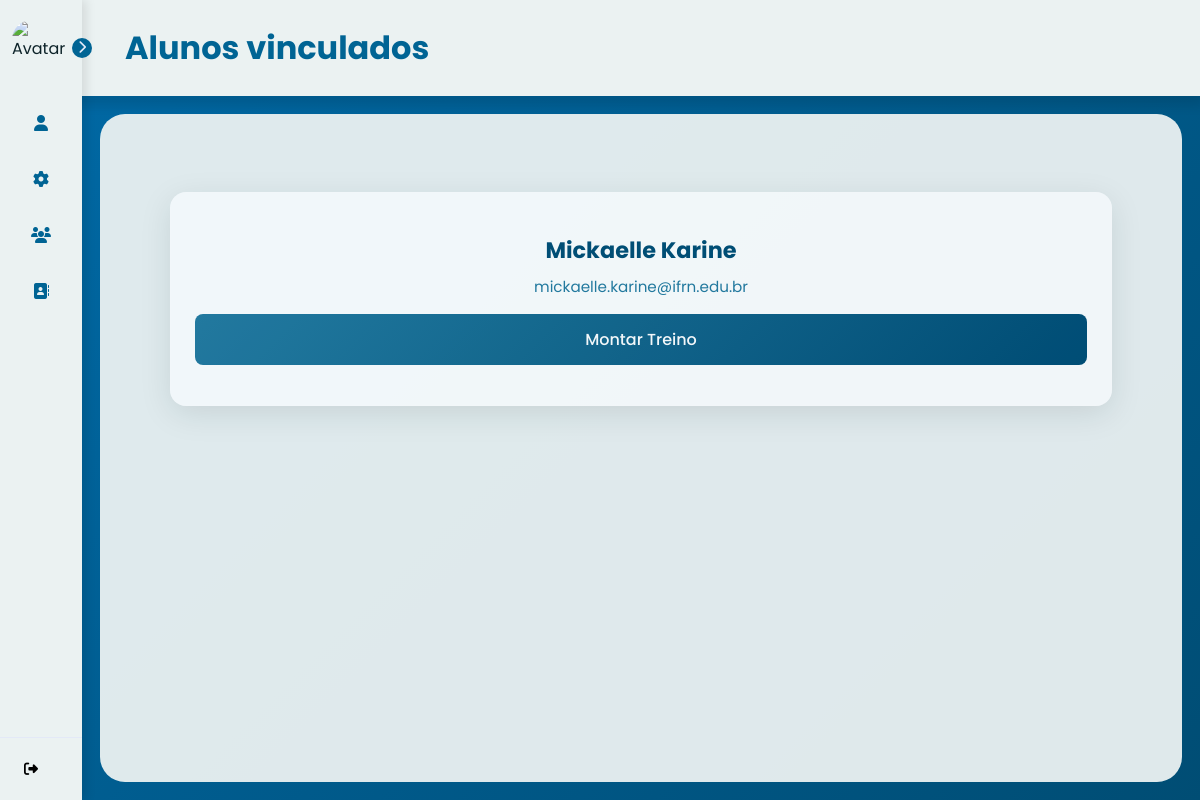
Page /seus_alunos (signed in) on the earlier database version.
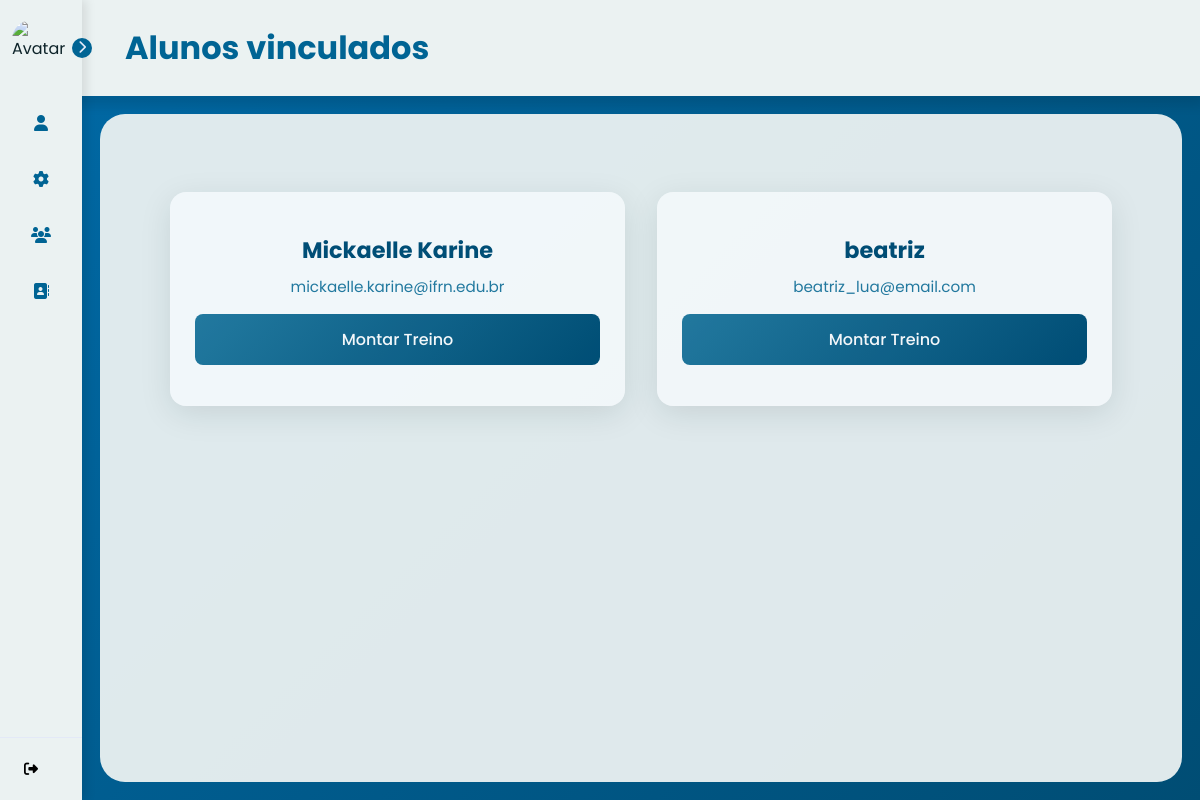
Same page on the later database version.
### tables this page shows
CREATE TABLE users (
    use_id INTEGER PRIMARY KEY AUTOINCREMENT,
    use_nome TEXT NOT NULL,
    use_senha TEXT NOT NULL,
    use_email TEXT NOT NULL,
    use_telefone TEXT NOT NULL,
    use_data_nascimento DATE NOT NULL,
    use_genero TEXT NOT NULL,
    use_tipo_usuario TEXT NOT NULL,
    use_dias_treino INT,
    use_horario_treino TIME,
    use_dias_trabalho INT ,
    use_horario_trabalho TIME,
    use_idade INT,
    use_peso FLOAT,
    use_altura FLOAT,
    use_imagem BLOB,
    use_foco_treino VARCHAR(90), /*foco do treino que o aluno quer desenvolver*/
    use_tipo_treino VARCHAR(90), /*tipo do treino que o personal gosta de ensinar*/
    use_contador INTEGER DEFAULT 0
);

### controllers/ProfileController.py (the view)
@profile_bp.route('/seus_alunos', methods=['GET', 'POST'])
@login_required
def seus_alunos():
    conn = obter_conexao()
    alunos = conn.execute('''
        SELECT u.use_id, u.use_nome, u.use_email
        FROM aluno_personal ap
        JOIN users u ON ap.aluno_id = u.use_id
        WHERE ap.personal_id = ?
    ''', (current_user.id,)).fetchall()
    conn.close()
    return render_template('alunos_vinculados.html', alunos=alunos)

### app.py (called while the page is built)
@login_manager.user_loader
def load_user(user_id):
    return User.get(user_id)

### models/__init__.py (called while the page is built)
def obter_conexao():
    conn = sqlite3.connect('database.db')
    conn.row_factory = sqlite3.Row
    return conn

### templates/alunos_vinculados.html (shortened to what this page needs)
{% extends "base_personal.html" %}
{% block titlePage %} Alunos vinculados {% endblock %}
{% block content %}
<div class="profile-page">
    {% if alunos %}
    <div class="students-grid">
        {% for aluno in alunos %}
        <div class="student-card">
            <div class="student-info">
                <h3>{{ aluno.use_nome }}</h3>
                <p>{{ aluno.use_email }}</p>
                <a href="{{ url_for('profile.montar_treino', aluno_id=aluno.use_id) }}"
                   class="btn-treino">
                    Montar Treino
                </a>
            </div>
        </div>
        {% endfor %}
    </div>
    {% endif %}
</div>
{% endblock %}

Differences in the rows shown:
added users: use_nome "beatriz", use_email "beatriz_lua@email.com"
